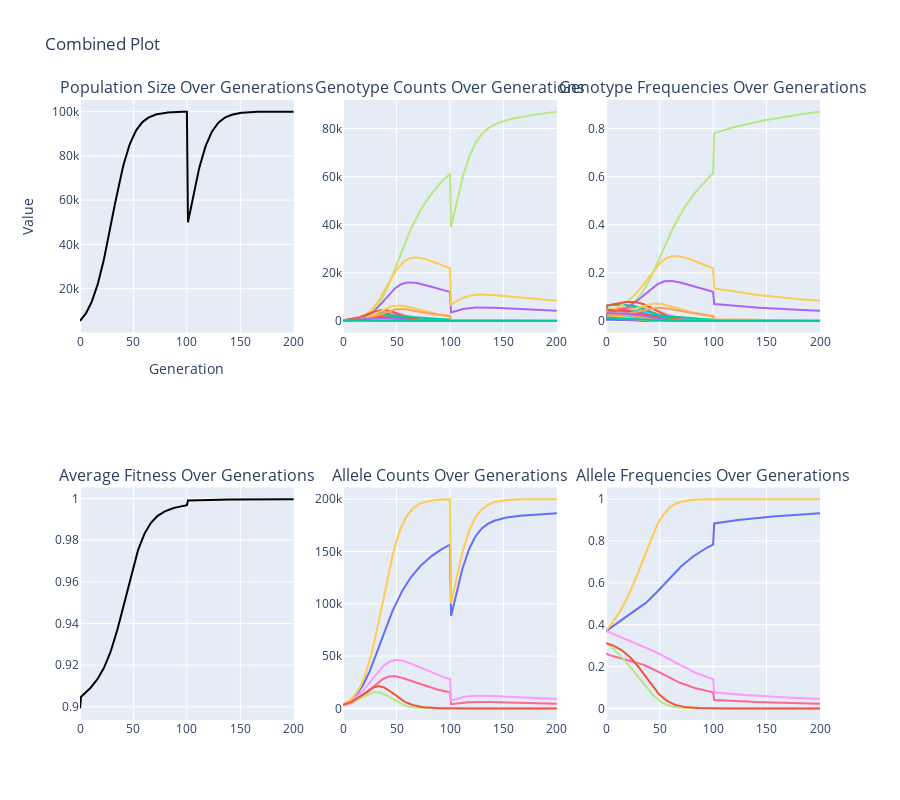

The notebook cell this image was saved under:
### Code cell
# 2 locus, 3 alleles each (Randomly generated, not HW equilibrium)

generations=200
growth_rate=0.1
drift=0
carrying_capacity = 100000
bottleneck_yr=100
bottleneck_pop=50000

# Randomly generate genotype data
num_loci = 2
num_alleles = 3
population_size = 10000
random_seed = 0
genotype_counts, genotype_fitness = generate_genotype_data(num_loci, num_alleles, population_size, random_seed)

# Print genotype counts and fitness
# print("Genotype Counts:")
# for genotype, count in genotype_counts.items():
#     print(f"{genotype}: {count}")

# print("\nGenotype Fitness:")
# for genotype, fitness in genotype_fitness.items():
#     print(f"{genotype}: {fitness}")

mutations=None

next_genotype_frequencies(generations,
                          genotype_counts,
                          genotype_fitness,
                          growth_rate,
                          carrying_capacity,
                          drift,
                          mutations,
                          bottleneck_yr,
                          bottleneck_pop)

### Figure 1 — Plotly figure (JSON) as saved in the notebook; plotly's stock layout.template omitted (floating-point values rounded to 4 significant figures; data arrays with more than 128 entries replaced by an {"elided": "..."} marker saying what was removed)
{"data": [{"hoverinfo": "text", "line": {"color": "black"}, "mode": "lines", "name": "Population Size", "showlegend": false, "text": {"elided": "201 str values"}, "type": "scatter", "x": {"elided": "201 int values"}, "xaxis": "x", "y": {"elided": "201 float values"}, "yaxis": "y"}, {"hoverinfo": "text", "line": {"color": "#FF97FF"}, "mode": "lines", "name": "A1A1, B1B1", "showlegend": false, "text": {"elided": "201 str values"}, "type": "scatter", "x": {"elided": "201 int values"}, "xaxis": "x2", "y": {"elided": "201 int values"}, "yaxis": "y2"}, {"hoverinfo": "text", "line": {"color": "#19D3F3"}, "mode": "lines", "name": "A1A1, B1B2", "showlegend": false, "text": {"elided": "201 str values"}, "type": "scatter", "x": {"elided": "201 int values"}, "xaxis": "x2", "y": {"elided": "201 int values"}, "yaxis": "y2"}, {"hoverinfo": "text", "line": {"color": "#FFA15A"}, "mode": "lines", "name": "A1A1, B1B3", "showlegend": false, "text": {"elided": "201 str values"}, "type": "scatter", "x": {"elided": "201 int values"}, "xaxis": "x2", "y": {"elided": "201 int values"}, "yaxis": "y2"}, {"hoverinfo": "text", "line": {"color": "#B6E880"}, "mode": "lines", "name": "A1A1, B2B2", "showlegend": false, "text": {"elided": "201 str values"}, "type": "scatter", "x": {"elided": "201 int values"}, "xaxis": "x2", "y": {"elided": "201 int values"}, "yaxis": "y2"}, {"hoverinfo": "text", "line": {"color": "#FF97FF"}, "mode": "lines", "name": "A1A1, B2B3", "showlegend": false, "text": {"elided": "201 str values"}, "type": "scatter", "x": {"elided": "201 int values"}, "xaxis": "x2", "y": {"elided": "201 int values"}, "yaxis": "y2"}, {"hoverinfo": "text", "line": {"color": "#636EFA"}, "mode": "lines", "name": "A1A1, B3B3", "showlegend": false, "text": {"elided": "201 str values"}, "type": "scatter", "x": {"elided": "201 int values"}, "xaxis": "x2", "y": {"elided": "201 int values"}, "yaxis": "y2"}, {"hoverinfo": "text", "line": {"color": "#FF97FF"}, "mode": "lines", "name": "A1A2, B1B1", "showlegend": false, "text": {"elided": "201 str values"}, "type": "scatter", "x": {"elided": "201 int values"}, "xaxis": "x2", "y": {"elided": "201 int values"}, "yaxis": "y2"}, {"hoverinfo": "text", "line": {"color": "#19D3F3"}, "mode": "lines", "name": "A1A2, B1B2", "showlegend": false, "text": {"elided": "201 str values"}, "type": "scatter", "x": {"elided": "201 int values"}, "xaxis": "x2", "y": {"elided": "201 int values"}, "yaxis": "y2"}, {"hoverinfo": "text", "line": {"color": "#FF6692"}, "mode": "lines", "name": "A1A2, B1B3", "showlegend": false, "text": {"elided": "201 str values"}, "type": "scatter", "x": {"elided": "201 int values"}, "xaxis": "x2", "y": {"elided": "201 int values"}, "yaxis": "y2"}, {"hoverinfo": "text", "line": {"color": "#AB63FA"}, "mode": "lines", "name": "A1A2, B2B2", "showlegend": false, "text": {"elided": "201 str values"}, "type": "scatter", "x": {"elided": "201 int values"}, "xaxis": "x2", "y": {"elided": "201 int values"}, "yaxis": "y2"}, {"hoverinfo": "text", "line": {"color": "#FF6692"}, "mode": "lines", "name": "A1A2, B2B3", "showlegend": false, "text": {"elided": "201 str values"}, "type": "scatter", "x": {"elided": "201 int values"}, "xaxis": "x2", "y": {"elided": "201 int values"}, "yaxis": "y2"}, {"hoverinfo": "text", "line": {"color": "#B6E880"}, "mode": "lines", "name": "A1A2, B3B3", "showlegend": false, "text": {"elided": "201 str values"}, "type": "scatter", "x": {"elided": "201 int values"}, "xaxis": "x2", "y": {"elided": "201 int values"}, "yaxis": "y2"}, {"hoverinfo": "text", "line": {"color": "#EF553B"}, "mode": "lines", "name": "A1A3, B1B1", "showlegend": false, "text": {"elided": "201 str values"}, "type": "scatter", "x": {"elided": "201 int values"}, "xaxis": "x2", "y": {"elided": "201 int values"}, "yaxis": "y2"}, {"hoverinfo": "text", "line": {"color": "#00CC96"}, "mode": "lines", "name": "A1A3, B1B2", "showlegend": false, "text": {"elided": "201 str values"}, "type": "scatter", "x": {"elided": "201 int values"}, "xaxis": "x2", "y": {"elided": "201 int values"}, "yaxis": "y2"}, {"hoverinfo": "text", "line": {"color": "#B6E880"}, "mode": "lines", "name": "A1A3, B1B3", "showlegend": false, "text": {"elided": "201 str values"}, "type": "scatter", "x": {"elided": "201 int values"}, "xaxis": "x2", "y": {"elided": "201 int values"}, "yaxis": "y2"}, {"hoverinfo": "text", "line": {"color": "#FECB52"}, "mode": "lines", "name": "A1A3, B2B2", "showlegend": false, "text": {"elided": "201 str values"}, "type": "scatter", "x": {"elided": "201 int values"}, "xaxis": "x2", "y": {"elided": "201 int values"}, "yaxis": "y2"}, {"hoverinfo": "text", "line": {"color": "#EF553B"}, "mode": "lines", "name": "A1A3, B2B3", "showlegend": false, "text": {"elided": "201 str values"}, "type": "scatter", "x": {"elided": "201 int values"}, "xaxis": "x2", "y": {"elided": "201 int values"}, "yaxis": "y2"}, {"hoverinfo": "text", "line": {"color": "#19D3F3"}, "mode": "lines", "name": "A1A3, B3B3", "showlegend": false, "text": {"elided": "201 str values"}, "type": "scatter", "x": {"elided": "201 int values"}, "xaxis": "x2", "y": {"elided": "201 int values"}, "yaxis": "y2"}, {"hoverinfo": "text", "line": {"color": "#636EFA"}, "mode": "lines", "name": "A2A2, B1B1", "showlegend": false, "text": {"elided": "201 str values"}, "type": "scatter", "x": {"elided": "201 int values"}, "xaxis": "x2", "y": {"elided": "201 int values"}, "yaxis": "y2"}, {"hoverinfo": "text", "line": {"color": "#EF553B"}, "mode": "lines", "name": "A2A2, B1B2", "showlegend": false, "text": {"elided": "201 str values"}, "type": "scatter", "x": {"elided": "201 int values"}, "xaxis": "x2", "y": {"elided": "201 int values"}, "yaxis": "y2"}, {"hoverinfo": "text", "line": {"color": "#FF6692"}, "mode": "lines", "name": "A2A2, B1B3", "showlegend": false, "text": {"elided": "201 str values"}, "type": "scatter", "x": {"elided": "201 int values"}, "xaxis": "x2", "y": {"elided": "201 int values"}, "yaxis": "y2"}, {"hoverinfo": "text", "line": {"color": "#00CC96"}, "mode": "lines", "name": "A2A2, B2B2", "showlegend": false, "text": {"elided": "201 str values"}, "type": "scatter", "x": {"elided": "201 int values"}, "xaxis": "x2", "y": {"elided": "201 int values"}, "yaxis": "y2"}, {"hoverinfo": "text", "line": {"color": "#00CC96"}, "mode": "lines", "name": "A2A2, B2B3", "showlegend": false, "text": {"elided": "201 str values"}, "type": "scatter", "x": {"elided": "201 int values"}, "xaxis": "x2", "y": {"elided": "201 int values"}, "yaxis": "y2"}, {"hoverinfo": "text", "line": {"color": "#636EFA"}, "mode": "lines", "name": "A2A2, B3B3", "showlegend": false, "text": {"elided": "201 str values"}, "type": "scatter", "x": {"elided": "201 int values"}, "xaxis": "x2", "y": {"elided": "201 int values"}, "yaxis": "y2"}, {"hoverinfo": "text", "line": {"color": "#636EFA"}, "mode": "lines", "name": "A2A3, B1B1", "showlegend": false, "text": {"elided": "201 str values"}, "type": "scatter", "x": {"elided": "201 int values"}, "xaxis": "x2", "y": {"elided": "201 int values"}, "yaxis": "y2"}, {"hoverinfo": "text", "line": {"color": "#AB63FA"}, "mode": "lines", "name": "A2A3, B1B2", "showlegend": false, "text": {"elided": "201 str values"}, "type": "scatter", "x": {"elided": "201 int values"}, "xaxis": "x2", "y": {"elided": "201 int values"}, "yaxis": "y2"}, {"hoverinfo": "text", "line": {"color": "#19D3F3"}, "mode": "lines", "name": "A2A3, B1B3", "showlegend": false, "text": {"elided": "201 str values"}, "type": "scatter", "x": {"elided": "201 int values"}, "xaxis": "x2", "y": {"elided": "201 int values"}, "yaxis": "y2"}, {"hoverinfo": "text", "line": {"color": "#FECB52"}, "mode": "lines", "name": "A2A3, B2B2", "showlegend": false, "text": {"elided": "201 str values"}, "type": "scatter", "x": {"elided": "201 int values"}, "xaxis": "x2", "y": {"elided": "201 int values"}, "yaxis": "y2"}, {"hoverinfo": "text", "line": {"color": "#EF553B"}, "mode": "lines", "name": "A2A3, B2B3", "showlegend": false, "text": {"elided": "201 str values"}, "type": "scatter", "x": {"elided": "201 int values"}, "xaxis": "x2", "y": {"elided": "201 int values"}, "yaxis": "y2"}, {"hoverinfo": "text", "line": {"color": "#FFA15A"}, "mode": "lines", "name": "A2A3, B3B3", "showlegend": false, "text": {"elided": "201 str values"}, "type": "scatter", "x": {"elided": "201 int values"}, "xaxis": "x2", "y": {"elided": "201 int values"}, "yaxis": "y2"}, {"hoverinfo": "text", "line": {"color": "#AB63FA"}, "mode": "lines", "name": "A3A3, B1B1", "showlegend": false, "text": {"elided": "201 str values"}, "type": "scatter", "x": {"elided": "201 int values"}, "xaxis": "x2", "y": {"elided": "201 int values"}, "yaxis": "y2"}, {"hoverinfo": "text", "line": {"color": "#FFA15A"}, "mode": "lines", "name": "A3A3, B1B2", "showlegend": false, "text": {"elided": "201 str values"}, "type": "scatter", "x": {"elided": "201 int values"}, "xaxis": "x2", "y": {"elided": "201 int values"}, "yaxis": "y2"}, {"hoverinfo": "text", "line": {"color": "#FECB52"}, "mode": "lines", "name": "A3A3, B1B3", "showlegend": false, "text": {"elided": "201 str values"}, "type": "scatter", "x": {"elided": "201 int values"}, "xaxis": "x2", "y": {"elided": "201 int values"}, "yaxis": "y2"}, {"hoverinfo": "text", "line": {"color": "#FFA15A"}, "mode": "lines", "name": "A3A3, B2B2", "showlegend": false, "text": {"elided": "201 str values"}, "type": "scatter", "x": {"elided": "201 int values"}, "xaxis": "x2", "y": {"elided": "201 int values"}, "yaxis": "y2"}, {"hoverinfo": "text", "line": {"color": "#AB63FA"}, "mode": "lines", "name": "A3A3, B2B3", "showlegend": false, "text": {"elided": "201 str values"}, "type": "scatter", "x": {"elided": "201 int values"}, "xaxis": "x2", "y": {"elided": "201 int values"}, "yaxis": "y2"}, {"hoverinfo": "text", "line": {"color": "#00CC96"}, "mode": "lines", "name": "A3A3, B3B3", "showlegend": false, "text": {"elided": "201 str values"}, "type": "scatter", "x": {"elided": "201 int values"}, "xaxis": "x2", "y": {"elided": "201 int values"}, "yaxis": "y2"}, {"hoverinfo": "text", "line": {"color": "#FF97FF"}, "mode": "lines", "name": "A1A1, B1B1", "showlegend": false, "text": {"elided": "201 str values"}, "type": "scatter", "x": {"elided": "201 int values"}, "xaxis": "x3", "y": {"elided": "201 float values"}, "yaxis": "y3"}, {"hoverinfo": "text", "line": {"color": "#19D3F3"}, "mode": "lines", "name": "A1A1, B1B2", "showlegend": false, "text": {"elided": "201 str values"}, "type": "scatter", "x": {"elided": "201 int values"}, "xaxis": "x3", "y": {"elided": "201 float values"}, "yaxis": "y3"}, {"hoverinfo": "text", "line": {"color": "#FFA15A"}, "mode": "lines", "name": "A1A1, B1B3", "showlegend": false, "text": {"elided": "201 str values"}, "type": "scatter", "x": {"elided": "201 int values"}, "xaxis": "x3", "y": {"elided": "201 float values"}, "yaxis": "y3"}, {"hoverinfo": "text", "line": {"color": "#B6E880"}, "mode": "lines", "name": "A1A1, B2B2", "showlegend": false, "text": {"elided": "201 str values"}, "type": "scatter", "x": {"elided": "201 int values"}, "xaxis": "x3", "y": {"elided": "201 float values"}, "yaxis": "y3"}, {"hoverinfo": "text", "line": {"color": "#FF97FF"}, "mode": "lines", "name": "A1A1, B2B3", "showlegend": false, "text": {"elided": "201 str values"}, "type": "scatter", "x": {"elided": "201 int values"}, "xaxis": "x3", "y": {"elided": "201 float values"}, "yaxis": "y3"}, {"hoverinfo": "text", "line": {"color": "#636EFA"}, "mode": "lines", "name": "A1A1, B3B3", "showlegend": false, "text": {"elided": "201 str values"}, "type": "scatter", "x": {"elided": "201 int values"}, "xaxis": "x3", "y": {"elided": "201 float values"}, "yaxis": "y3"}, {"hoverinfo": "text", "line": {"color": "#FF97FF"}, "mode": "lines", "name": "A1A2, B1B1", "showlegend": false, "text": {"elided": "201 str values"}, "type": "scatter", "x": {"elided": "201 int values"}, "xaxis": "x3", "y": {"elided": "201 float values"}, "yaxis": "y3"}, {"hoverinfo": "text", "line": {"color": "#19D3F3"}, "mode": "lines", "name": "A1A2, B1B2", "showlegend": false, "text": {"elided": "201 str values"}, "type": "scatter", "x": {"elided": "201 int values"}, "xaxis": "x3", "y": {"elided": "201 float values"}, "yaxis": "y3"}, {"hoverinfo": "text", "line": {"color": "#FF6692"}, "mode": "lines", "name": "A1A2, B1B3", "showlegend": false, "text": {"elided": "201 str values"}, "type": "scatter", "x": {"elided": "201 int values"}, "xaxis": "x3", "y": {"elided": "201 float values"}, "yaxis": "y3"}, {"hoverinfo": "text", "line": {"color": "#AB63FA"}, "mode": "lines", "name": "A1A2, B2B2", "showlegend": false, "text": {"elided": "201 str values"}, "type": "scatter", "x": {"elided": "201 int values"}, "xaxis": "x3", "y": {"elided": "201 float values"}, "yaxis": "y3"}, {"hoverinfo": "text", "line": {"color": "#FF6692"}, "mode": "lines", "name": "A1A2, B2B3", "showlegend": false, "text": {"elided": "201 str values"}, "type": "scatter", "x": {"elided": "201 int values"}, "xaxis": "x3", "y": {"elided": "201 float values"}, "yaxis": "y3"}, {"hoverinfo": "text", "line": {"color": "#B6E880"}, "mode": "lines", "name": "A1A2, B3B3", "showlegend": false, "text": {"elided": "201 str values"}, "type": "scatter", "x": {"elided": "201 int values"}, "xaxis": "x3", "y": {"elided": "201 float values"}, "yaxis": "y3"}, {"hoverinfo": "text", "line": {"color": "#EF553B"}, "mode": "lines", "name": "A1A3, B1B1", "showlegend": false, "text": {"elided": "201 str values"}, "type": "scatter", "x": {"elided": "201 int values"}, "xaxis": "x3", "y": {"elided": "201 float values"}, "yaxis": "y3"}, {"hoverinfo": "text", "line": {"color": "#00CC96"}, "mode": "lines", "name": "A1A3, B1B2", "showlegend": false, "text": {"elided": "201 str values"}, "type": "scatter", "x": {"elided": "201 int values"}, "xaxis": "x3", "y": {"elided": "201 float values"}, "yaxis": "y3"}, {"hoverinfo": "text", "line": {"color": "#B6E880"}, "mode": "lines", "name": "A1A3, B1B3", "showlegend": false, "text": {"elided": "201 str values"}, "type": "scatter", "x": {"elided": "201 int values"}, "xaxis": "x3", "y": {"elided": "201 float values"}, "yaxis": "y3"}, {"hoverinfo": "text", "line": {"color": "#FECB52"}, "mode": "lines", "name": "A1A3, B2B2", "showlegend": false, "text": {"elided": "201 str values"}, "type": "scatter", "x": {"elided": "201 int values"}, "xaxis": "x3", "y": {"elided": "201 float values"}, "yaxis": "y3"}, {"hoverinfo": "text", "line": {"color": "#EF553B"}, "mode": "lines", "name": "A1A3, B2B3", "showlegend": false, "text": {"elided": "201 str values"}, "type": "scatter", "x": {"elided": "201 int values"}, "xaxis": "x3", "y": {"elided": "201 float values"}, "yaxis": "y3"}, {"hoverinfo": "text", "line": {"color": "#19D3F3"}, "mode": "lines", "name": "A1A3, B3B3", "showlegend": false, "text": {"elided": "201 str values"}, "type": "scatter", "x": {"elided": "201 int values"}, "xaxis": "x3", "y": {"elided": "201 float values"}, "yaxis": "y3"}, {"hoverinfo": "text", "line": {"color": "#636EFA"}, "mode": "lines", "name": "A2A2, B1B1", "showlegend": false, "text": {"elided": "201 str values"}, "type": "scatter", "x": {"elided": "201 int values"}, "xaxis": "x3", "y": {"elided": "201 float values"}, "yaxis": "y3"}, {"hoverinfo": "text", "line": {"color": "#EF553B"}, "mode": "lines", "name": "A2A2, B1B2", "showlegend": false, "text": {"elided": "201 str values"}, "type": "scatter", "x": {"elided": "201 int values"}, "xaxis": "x3", "y": {"elided": "201 float values"}, "yaxis": "y3"}, {"hoverinfo": "text", "line": {"color": "#FF6692"}, "mode": "lines", "name": "A2A2, B1B3", "showlegend": false, "text": {"elided": "201 str values"}, "type": "scatter", "x": {"elided": "201 int values"}, "xaxis": "x3", "y": {"elided": "201 float values"}, "yaxis": "y3"}, {"hoverinfo": "text", "line": {"color": "#00CC96"}, "mode": "lines", "name": "A2A2, B2B2", "showlegend": false, "text": {"elided": "201 str values"}, "type": "scatter", "x": {"elided": "201 int values"}, "xaxis": "x3", "y": {"elided": "201 float values"}, "yaxis": "y3"}, {"hoverinfo": "text", "line": {"color": "#00CC96"}, "mode": "lines", "name": "A2A2, B2B3", "showlegend": false, "text": {"elided": "201 str values"}, "type": "scatter", "x": {"elided": "201 int values"}, "xaxis": "x3", "y": {"elided": "201 float values"}, "yaxis": "y3"}, {"hoverinfo": "text", "line": {"color": "#636EFA"}, "mode": "lines", "name": "A2A2, B3B3", "showlegend": false, "text": {"elided": "201 str values"}, "type": "scatter", "x": {"elided": "201 int values"}, "xaxis": "x3", "y": {"elided": "201 float values"}, "yaxis": "y3"}, {"hoverinfo": "text", "line": {"color": "#636EFA"}, "mode": "lines", "name": "A2A3, B1B1", "showlegend": false, "text": {"elided": "201 str values"}, "type": "scatter", "x": {"elided": "201 int values"}, "xaxis": "x3", "y": {"elided": "201 float values"}, "yaxis": "y3"}, {"hoverinfo": "text", "line": {"color": "#AB63FA"}, "mode": "lines", "name": "A2A3, B1B2", "showlegend": false, "text": {"elided": "201 str values"}, "type": "scatter", "x": {"elided": "201 int values"}, "xaxis": "x3", "y": {"elided": "201 float values"}, "yaxis": "y3"}, {"hoverinfo": "text", "line": {"color": "#19D3F3"}, "mode": "lines", "name": "A2A3, B1B3", "showlegend": false, "text": {"elided": "201 str values"}, "type": "scatter", "x": {"elided": "201 int values"}, "xaxis": "x3", "y": {"elided": "201 float values"}, "yaxis": "y3"}, {"hoverinfo": "text", "line": {"color": "#FECB52"}, "mode": "lines", "name": "A2A3, B2B2", "showlegend": false, "text": {"elided": "201 str values"}, "type": "scatter", "x": {"elided": "201 int values"}, "xaxis": "x3", "y": {"elided": "201 float values"}, "yaxis": "y3"}, {"hoverinfo": "text", "line": {"color": "#EF553B"}, "mode": "lines", "name": "A2A3, B2B3", "showlegend": false, "text": {"elided": "201 str values"}, "type": "scatter", "x": {"elided": "201 int values"}, "xaxis": "x3", "y": {"elided": "201 float values"}, "yaxis": "y3"}, {"hoverinfo": "text", "line": {"color": "#FFA15A"}, "mode": "lines", "name": "A2A3, B3B3", "showlegend": false, "text": {"elided": "201 str values"}, "type": "scatter", "x": {"elided": "201 int values"}, "xaxis": "x3", "y": {"elided": "201 float values"}, "yaxis": "y3"}, {"hoverinfo": "text", "line": {"color": "#AB63FA"}, "mode": "lines", "name": "A3A3, B1B1", "showlegend": false, "text": {"elided": "201 str values"}, "type": "scatter", "x": {"elided": "201 int values"}, "xaxis": "x3", "y": {"elided": "201 float values"}, "yaxis": "y3"}, {"hoverinfo": "text", "line": {"color": "#FFA15A"}, "mode": "lines", "name": "A3A3, B1B2", "showlegend": false, "text": {"elided": "201 str values"}, "type": "scatter", "x": {"elided": "201 int values"}, "xaxis": "x3", "y": {"elided": "201 float values"}, "yaxis": "y3"}, {"hoverinfo": "text", "line": {"color": "#FECB52"}, "mode": "lines", "name": "A3A3, B1B3", "showlegend": false, "text": {"elided": "201 str values"}, "type": "scatter", "x": {"elided": "201 int values"}, "xaxis": "x3", "y": {"elided": "201 float values"}, "yaxis": "y3"}, {"hoverinfo": "text", "line": {"color": "#FFA15A"}, "mode": "lines", "name": "A3A3, B2B2", "showlegend": false, "text": {"elided": "201 str values"}, "type": "scatter", "x": {"elided": "201 int values"}, "xaxis": "x3", "y": {"elided": "201 float values"}, "yaxis": "y3"}, {"hoverinfo": "text", "line": {"color": "#AB63FA"}, "mode": "lines", "name": "A3A3, B2B3", "showlegend": false, "text": {"elided": "201 str values"}, "type": "scatter", "x": {"elided": "201 int values"}, "xaxis": "x3", "y": {"elided": "201 float values"}, "yaxis": "y3"}, {"hoverinfo": "text", "line": {"color": "#00CC96"}, "mode": "lines", "name": "A3A3, B3B3", "showlegend": false, "text": {"elided": "201 str values"}, "type": "scatter", "x": {"elided": "201 int values"}, "xaxis": "x3", "y": {"elided": "201 float values"}, "yaxis": "y3"}, {"hoverinfo": "text", "line": {"color": "black"}, "mode": "lines", "name": "Average Fitness", "showlegend": false, "text": {"elided": "201 str values"}, "type": "scatter", "x": {"elided": "201 int values"}, "xaxis": "x4", "y": {"elided": "201 float values"}, "yaxis": "y4"}, {"hoverinfo": "text", "line": {"color": "#636EFA"}, "mode": "lines", "name": "A1", "showlegend": false, "text": {"elided": "201 str values"}, "type": "scatter", "x": {"elided": "201 int values"}, "xaxis": "x5", "y": {"elided": "201 int values"}, "yaxis": "y5"}, {"hoverinfo": "text", "line": {"color": "#FF6692"}, "mode": "lines", "name": "A2", "showlegend": false, "text": {"elided": "201 str values"}, "type": "scatter", "x": {"elided": "201 int values"}, "xaxis": "x5", "y": {"elided": "201 int values"}, "yaxis": "y5"}, {"hoverinfo": "text", "line": {"color": "#FF97FF"}, "mode": "lines", "name": "A3", "showlegend": false, "text": {"elided": "201 str values"}, "type": "scatter", "x": {"elided": "201 int values"}, "xaxis": "x5", "y": {"elided": "201 int values"}, "yaxis": "y5"}, {"hoverinfo": "text", "line": {"color": "#B6E880"}, "mode": "lines", "name": "B1", "showlegend": false, "text": {"elided": "201 str values"}, "type": "scatter", "x": {"elided": "201 int values"}, "xaxis": "x5", "y": {"elided": "201 int values"}, "yaxis": "y5"}, {"hoverinfo": "text", "line": {"color": "#FECB52"}, "mode": "lines", "name": "B2", "showlegend": false, "text": {"elided": "201 str values"}, "type": "scatter", "x": {"elided": "201 int values"}, "xaxis": "x5", "y": {"elided": "201 int values"}, "yaxis": "y5"}, {"hoverinfo": "text", "line": {"color": "#EF553B"}, "mode": "lines", "name": "B3", "showlegend": false, "text": {"elided": "201 str values"}, "type": "scatter", "x": {"elided": "201 int values"}, "xaxis": "x5", "y": {"elided": "201 int values"}, "yaxis": "y5"}, {"hoverinfo": "text", "line": {"color": "#636EFA"}, "mode": "lines", "name": "A1", "showlegend": false, "text": {"elided": "201 str values"}, "type": "scatter", "x": {"elided": "201 int values"}, "xaxis": "x6", "y": {"elided": "201 float values"}, "yaxis": "y6"}, {"hoverinfo": "text", "line": {"color": "#FF6692"}, "mode": "lines", "name": "A2", "showlegend": false, "text": {"elided": "201 str values"}, "type": "scatter", "x": {"elided": "201 int values"}, "xaxis": "x6", "y": {"elided": "201 float values"}, "yaxis": "y6"}, {"hoverinfo": "text", "line": {"color": "#FF97FF"}, "mode": "lines", "name": "A3", "showlegend": false, "text": {"elided": "201 str values"}, "type": "scatter", "x": {"elided": "201 int values"}, "xaxis": "x6", "y": {"elided": "201 float values"}, "yaxis": "y6"}, {"hoverinfo": "text", "line": {"color": "#B6E880"}, "mode": "lines", "name": "B1", "showlegend": false, "text": {"elided": "201 str values"}, "type": "scatter", "x": {"elided": "201 int values"}, "xaxis": "x6", "y": {"elided": "201 float values"}, "yaxis": "y6"}, {"hoverinfo": "text", "line": {"color": "#FECB52"}, "mode": "lines", "name": "B2", "showlegend": false, "text": {"elided": "201 str values"}, "type": "scatter", "x": {"elided": "201 int values"}, "xaxis": "x6", "y": {"elided": "201 float values"}, "yaxis": "y6"}, {"hoverinfo": "text", "line": {"color": "#EF553B"}, "mode": "lines", "name": "B3", "showlegend": false, "text": {"elided": "201 str values"}, "type": "scatter", "x": {"elided": "201 int values"}, "xaxis": "x6", "y": {"elided": "201 float values"}, "yaxis": "y6"}], "layout": {"annotations": [{"font": {"size": 16}, "showarrow": false, "text": "Population Size Over Generations", "x": 0.1444, "xanchor": "center", "xref": "paper", "y": 1, "yanchor": "bottom", "yref": "paper"}, {"font": {"size": 16}, "showarrow": false, "text": "Genotype Counts Over Generations", "x": 0.5, "xanchor": "center", "xref": "paper", "y": 1, "yanchor": "bottom", "yref": "paper"}, {"font": {"size": 16}, "showarrow": false, "text": "Genotype Frequencies Over Generations", "x": 0.8556, "xanchor": "center", "xref": "paper", "y": 1, "yanchor": "bottom", "yref": "paper"}, {"font": {"size": 16}, "showarrow": false, "text": "Average Fitness Over Generations", "x": 0.1444, "xanchor": "center", "xref": "paper", "y": 0.375, "yanchor": "bottom", "yref": "paper"}, {"font": {"size": 16}, "showarrow": false, "text": "Allele Counts Over Generations", "x": 0.5, "xanchor": "center", "xref": "paper", "y": 0.375, "yanchor": "bottom", "yref": "paper"}, {"font": {"size": 16}, "showarrow": false, "text": "Allele Frequencies Over Generations", "x": 0.8556, "xanchor": "center", "xref": "paper", "y": 0.375, "yanchor": "bottom", "yref": "paper"}], "height": 800, "hovermode": "closest", "title": {"text": "Combined Plot"}, "xaxis": {"anchor": "y", "domain": [0, 0.2889], "title": {"text": "Generation"}}, "xaxis2": {"anchor": "y2", "domain": [0.3556, 0.6444]}, "xaxis3": {"anchor": "y3", "domain": [0.7111, 1]}, "xaxis4": {"anchor": "y4", "domain": [0, 0.2889]}, "xaxis5": {"anchor": "y5", "domain": [0.3556, 0.6444]}, "xaxis6": {"anchor": "y6", "domain": [0.7111, 1]}, "yaxis": {"anchor": "x", "domain": [0.625, 1], "title": {"text": "Value"}}, "yaxis2": {"anchor": "x2", "domain": [0.625, 1]}, "yaxis3": {"anchor": "x3", "domain": [0.625, 1]}, "yaxis4": {"anchor": "x4", "domain": [0, 0.375]}, "yaxis5": {"anchor": "x5", "domain": [0, 0.375]}, "yaxis6": {"anchor": "x6", "domain": [0, 0.375]}}}
